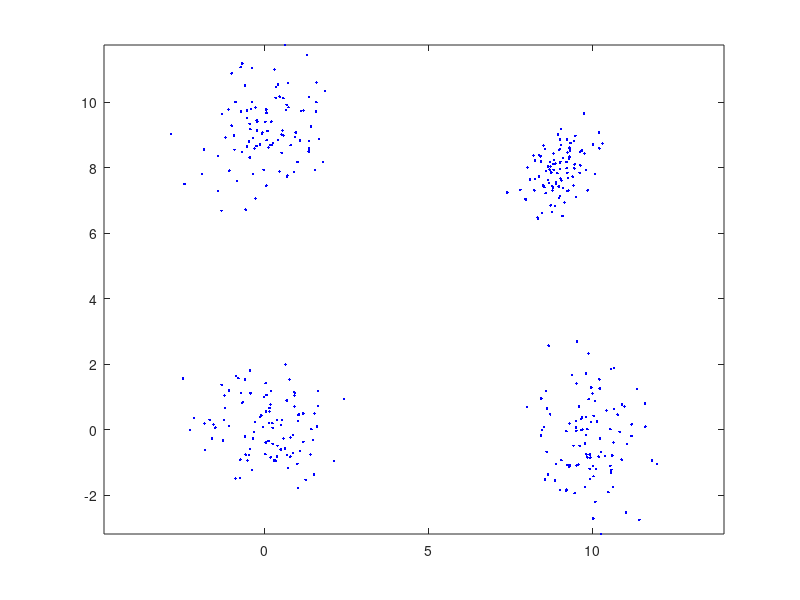

This chart was generated by the following MATLAB code: (Note: this script raises an error after producing the figure.)
% Example 7.5.1
% "Introduction to Pattern Recognition: A MATLAB Approach"
% S. Theodoridis, A. Pikrakis, K. Koutroumbas, D. Cavouras

% NOTE: this example generates a total of six figures.
close('all');
clear

% 1. To generate and plot X3, work as in Example 7.4.2, where now the means
% of the Gaussians are different. The plot shows that X3 contains four
% clearly separated compact clusters.

randn('seed',0)
m=[0 0; 10 0; 0 9; 9 8];
S(:,:,1)=eye(2);
S(:,:,2)=[1.0 .2; .2 1.5];
S(:,:,3)=[1.0 .4; .4 1.1];
S(:,:,4)=[.3 .2; .2 .5];
n_points=100*ones(1,4); %Number of points per group
X3=[];
for i=1:4
    X3=[X3; mvnrnd(m(i,:),S(:,:,i),n_points(i))];
end
X3=X3';

figure(1), plot(X3(1,:),X3(2,:),' b.')
figure(1), axis equal

% 2. To apply the k-means algorithm, for m = 4 and random initialization
%m=4;
[l,N]=size(X3);
m=4; %Number of clusters
sed=0; %Seed for the randn function
[bel,cost,w,a]=k_medoids(X3,m,sed);

% Plot X3, using different colors for points from different clusters
figure(2), hold on
figure(2), plot(X3(1,bel==1),X3(2,bel==1),'r.',...
X3(1,bel==2),X3(2,bel==2),'g*',X3(1,bel==3),X3(2,bel==3),'bo',...
X3(1,bel==4),X3(2,bel==4),'cx',X3(1,bel==5),X3(2,bel==5),'md',...
X3(1,bel==6),X3(2,bel==6),'yp',X3(1,bel==7),X3(2,bel==7),'ks')
figure(2), plot(w(1,:), w(2,:),'k+')
figure(2), axis equal

%  3. Work as in step 2, for m = 3
%m=3;
[l,N]=size(X3);
m=3; %Number of clusters
sed=0; %Seed for the randn function
[bel,cost,w,a]=k_medoids(X3,m,sed);
figure(3), hold on
figure(3), plot(X3(1,bel==1),X3(2,bel==1),'r.',...
X3(1,bel==2),X3(2,bel==2),'g*',X3(1,bel==3),X3(2,bel==3),'bo',...
X3(1,bel==4),X3(2,bel==4),'cx',X3(1,bel==5),X3(2,bel==5),'md',...
X3(1,bel==6),X3(2,bel==6),'yp',X3(1,bel==7),X3(2,bel==7),'ks')
figure(3), plot(w(1,:), w(2,:),'k+')
figure(3), axis equal

% 4. Work as in step 2, for m = 5
%m=5;% Apply the PAM algorithm on X7
[l,N]=size(X3);
m=5; %Number of clusters
sed=0; %Seed for the randn function
[bel,cost,w,a]=k_medoids(X3,m,sed);
figure(4), hold on
figure(4), plot(X3(1,bel==1),X3(2,bel==1),'r.',...
X3(1,bel==2),X3(2,bel==2),'g*',X3(1,bel==3),X3(2,bel==3),'bo',...
X3(1,bel==4),X3(2,bel==4),'cx',X3(1,bel==5),X3(2,bel==5),'md',...
X3(1,bel==6),X3(2,bel==6),'yp',X3(1,bel==7),X3(2,bel==7),'ks')
figure(4), plot(w(1,:), w(2,:),'k+')
figure(4), axis equal
    
